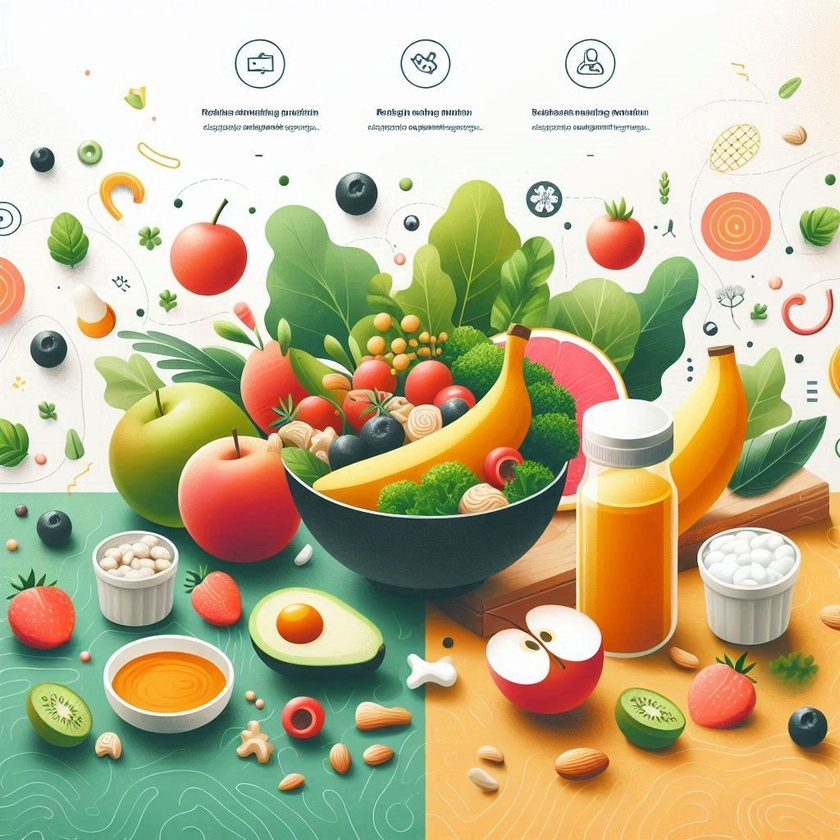
#> input picture image.jpg, 840 x 840 px, shrunk from 1024 x 1024 before the run
$ jupyter execute '6th April.ipynb'
#> lines starting #> are read from the running program, lines starting #| are printed output that depends on the picture
[cell 1]
import cv2
import numpy as np

# Load image
image = cv2.imread("image.jpg")   # keep image in same folder
#> image is the input picture: shape (840, 840, 3); mean B, G, R 146.7, 182.2, 191.1

# Print shape
print("Image Shape:", image.shape)
#| Image Shape: (840, 840, 3)

# Print pixel values (first 5 pixels)
print("\nPixel Values (first 5):")
print(image[0][0:5])
#| [[255 253 252]
#|  [255 253 252]
#|  [255 253 252]
#|  [255 253 252]
#|  [255 254 253]]

# Print channels
print("\nNumber of Channels:", image.shape[2])
#| Number of Channels: 3

# Split channels
b, g, r = cv2.split(image)
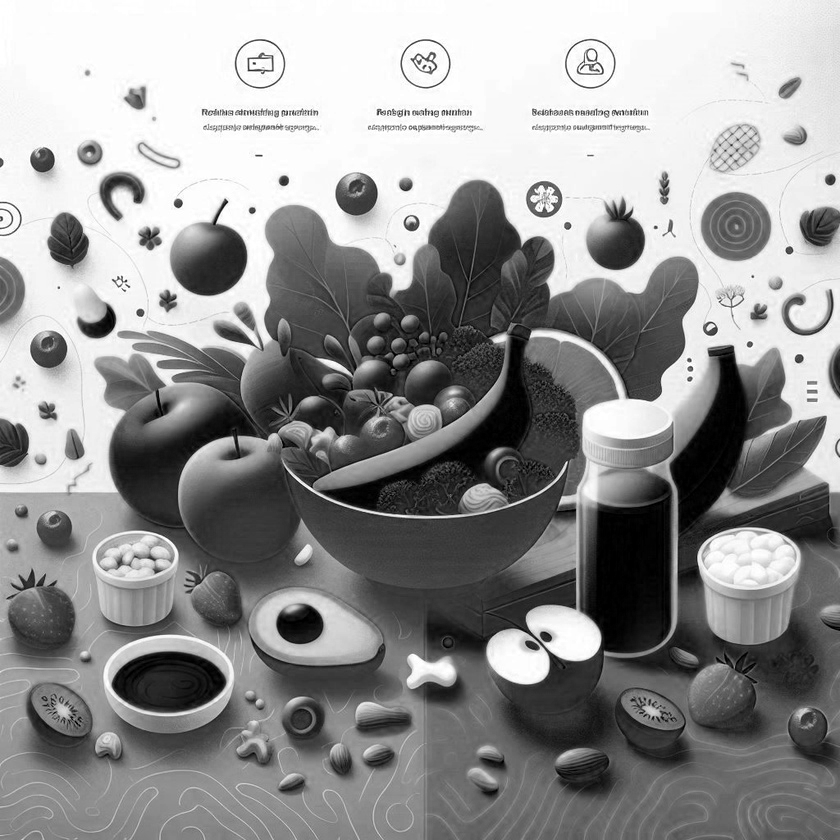
#> b: shape (840, 840); min 0, max 255, mean 146.7
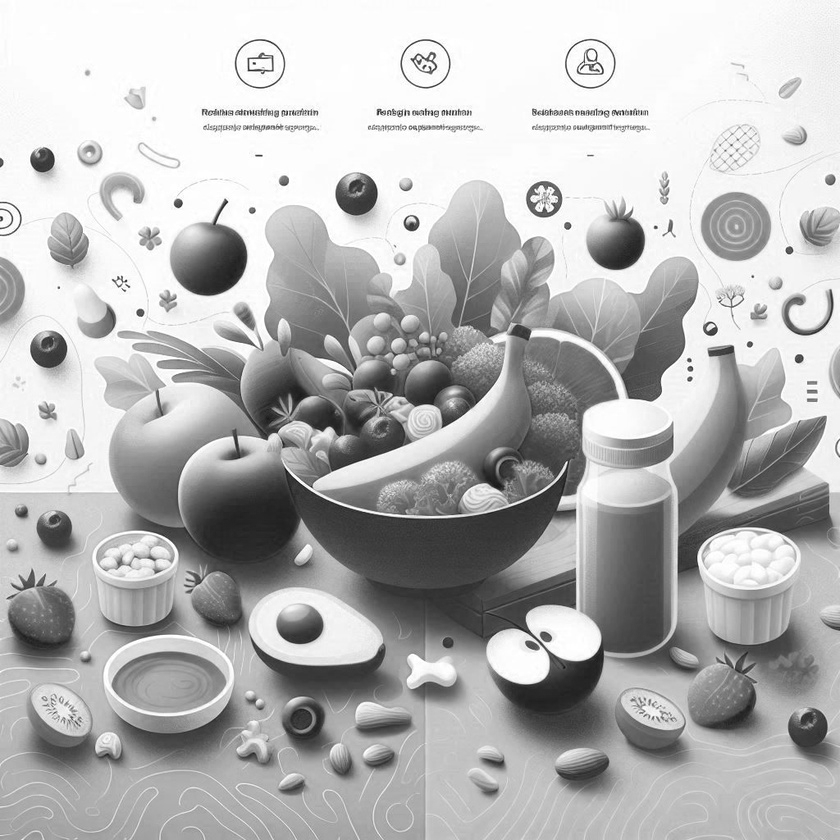
#> g: shape (840, 840); min 12, max 255, mean 182.2
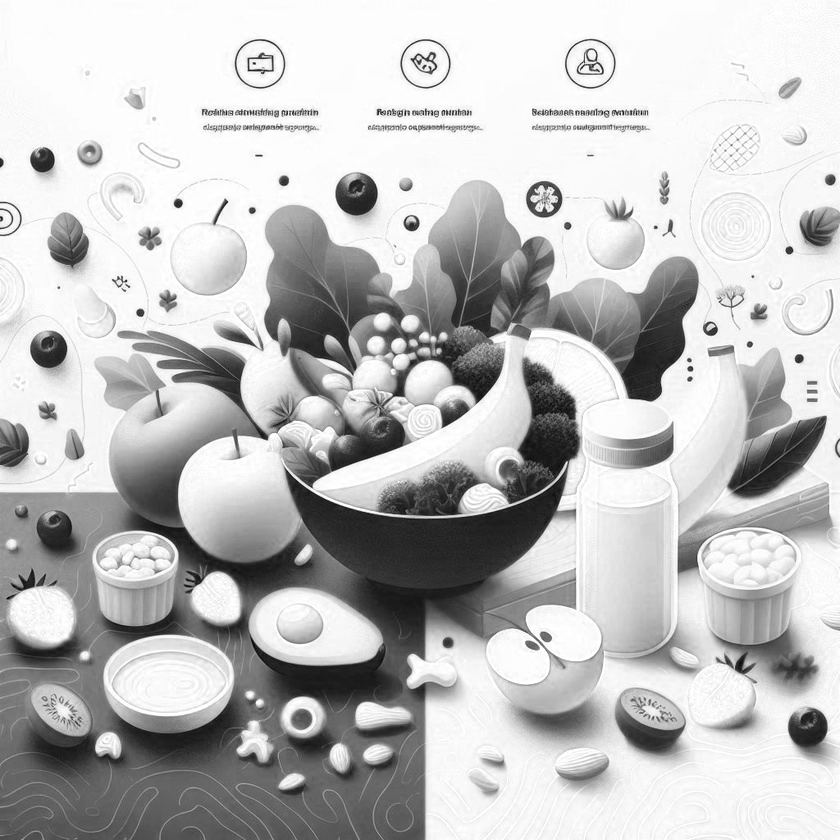
#> r: shape (840, 840); min 0, max 255, mean 191.1

print("\nBlue channel sample:", b[0][0:5])
#| Blue channel sample: [255 255 255 255 255]
print("Green channel sample:", g[0][0:5])
#| Green channel sample: [253 253 253 253 254]
print("Red channel sample:", r[0][0:5])
#| Red channel sample: [252 252 252 252 253]

$ run again, with example.jpg copied over image.jpg
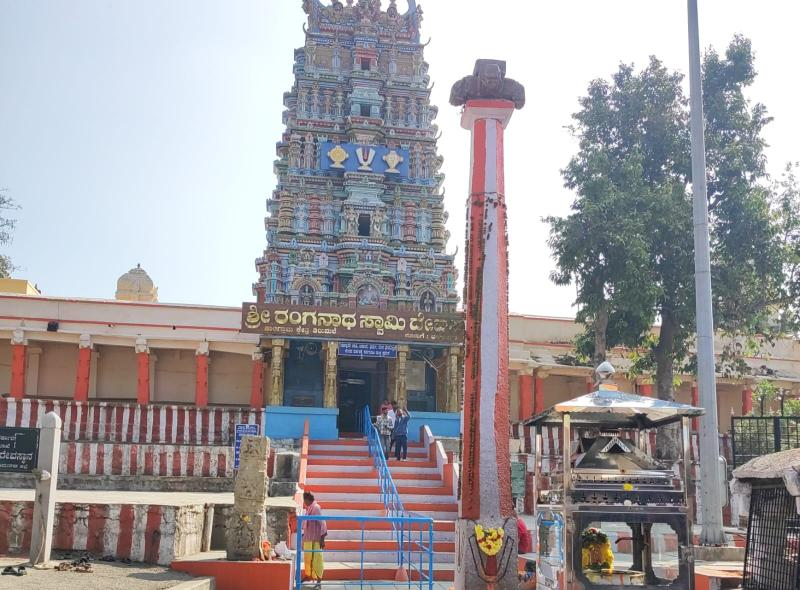
#> input picture example.jpg, 800 x 590 px
#> image is the input picture: shape (590, 800, 3); mean B, G, R 158.9, 155.8, 159.8
#| Image Shape: (590, 800, 3)
#| [[226 207 192]
#|  [226 207 192]
#|  [226 207 192]
#|  [227 208 193]
#|  [227 208 193]]
#| Number of Channels: 3
#> `b, g, r = cv2.split(image)`:
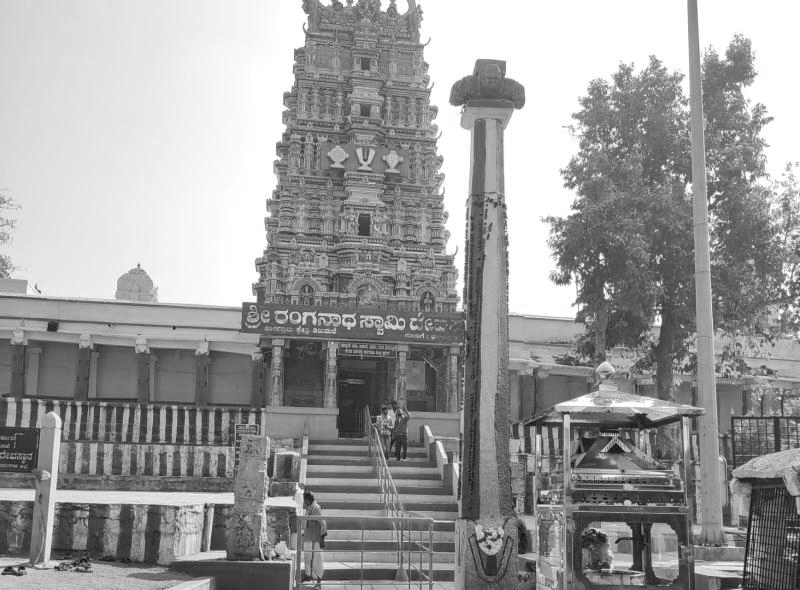
#> g: shape (590, 800); min 0, max 255, mean 155.8
#> `b, g, r = cv2.split(image)`:
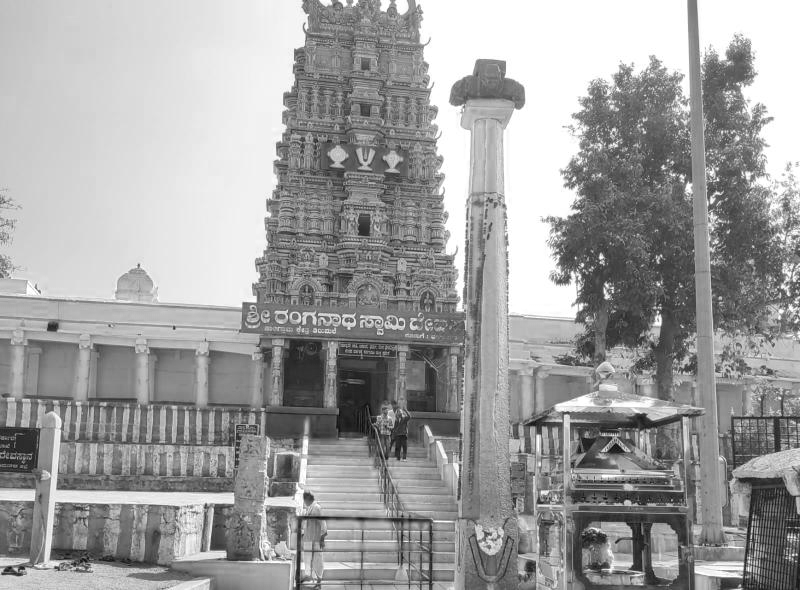
#> r: shape (590, 800); min 0, max 255, mean 159.8
#| Blue channel sample: [226 226 226 227 227]
#| Green channel sample: [207 207 207 208 208]
#| Red channel sample: [192 192 192 193 193]
